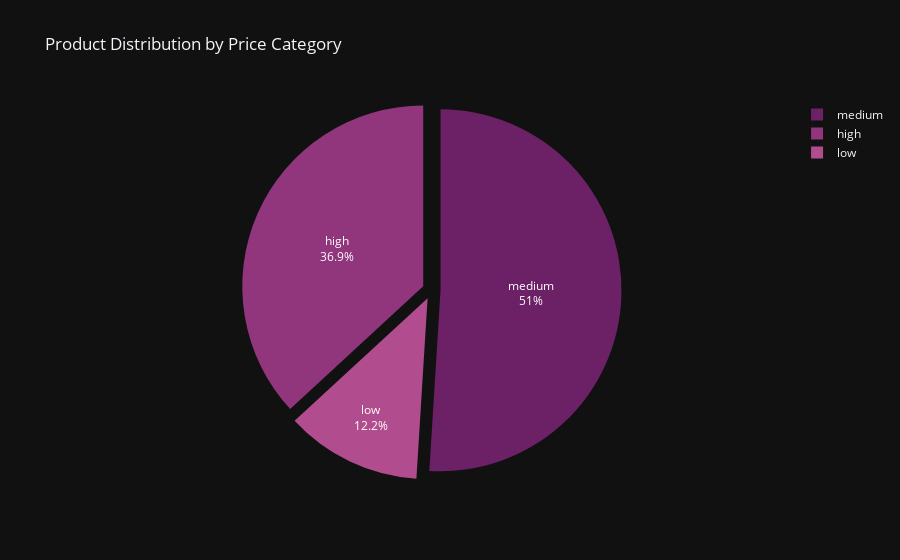

Write notebook code for a chart like this one.
### Code cell
# Recreate the DataFrame with value counts and percentages
category_counts = df['price_category'].value_counts()
category_percentages = (category_counts / len(df)) * 100
price_category_df = category_percentages.reset_index()
price_category_df.columns = ['Price Category', 'Percentage']

# Create the pie chart in the same style
fig = px.pie(
    price_category_df,
    names='Price Category',
    values='Percentage',
    title=' Product Distribution by Price Category',
    color_discrete_sequence=px.colors.sequential.Magenta_r,
    template='plotly_dark'
)

# Customize trace appearance
fig.update_traces(
    textinfo='percent+label',
    pull=[0.05] * len(price_category_df)  # add a small pull for all slices
)

fig.show()

### Figure 1 — Plotly figure (JSON) as saved in the notebook; plotly's stock layout.template omitted (floating-point values rounded to 4 significant figures)
{"data": [{"domain": {"x": [0, 1], "y": [0, 1]}, "hovertemplate": "Price Category=%{label}<br>Percentage=%{value}<extra></extra>", "labels": ["medium", "high", "low"], "legendgroup": "", "name": "", "pull": [0.05, 0.05, 0.05], "showlegend": true, "textinfo": "percent+label", "type": "pie", "values": [50.99, 36.86, 12.16]}], "layout": {"legend": {"tracegroupgap": 0}, "piecolorway": ["rgb(108, 33, 103)", "rgb(145, 53, 125)", "rgb(177, 77, 142)", "rgb(202, 105, 157)", "rgb(221, 136, 172)", "rgb(234, 169, 189)", "rgb(243, 203, 211)"], "title": {"text": " Product Distribution by Price Category"}}}
